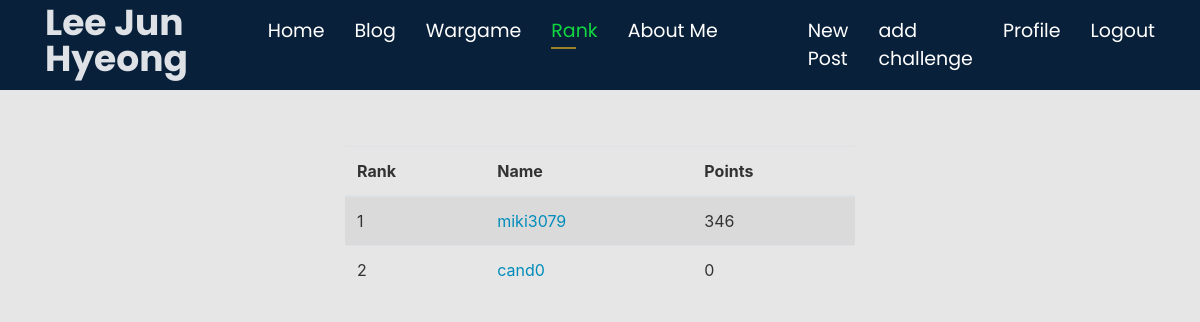
The page /wargame/rank/ (signed in) on the database as committed earlier.
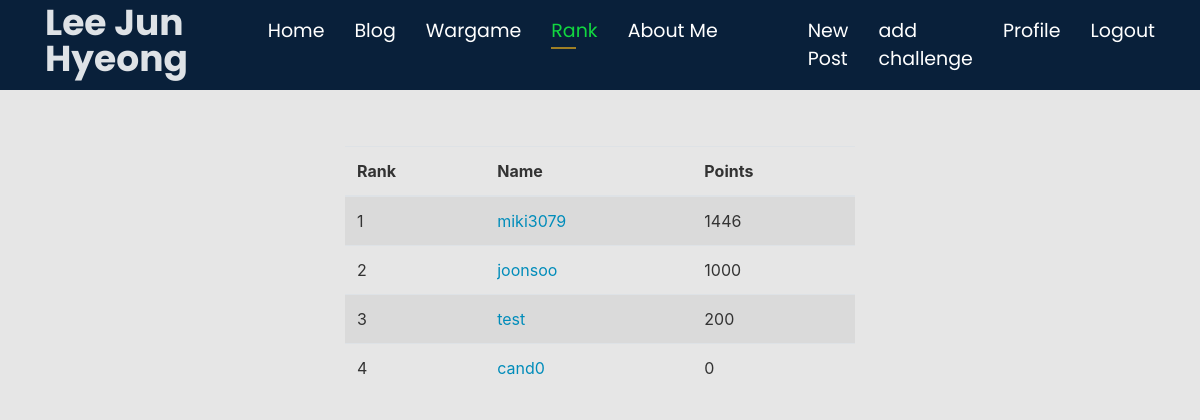
The same page on the database as committed later.
### users/models.py (models this page shows, shortened)
class Profile(models.Model):
    user = models.OneToOneField(User, on_delete=models.CASCADE)
    image = models.ImageField(default='default.jpg', upload_to='profile_pics')
    points = models.IntegerField(default=0)

### challenges/views.py (the view)
# urls.py: path('rank/', views.rank, name="rank")
@login_required(login_url="/login/")
def rank(request) :
    current_user = request.user
    profile_list = Profile.objects.order_by("-points") & Profile.objects.filter(~Q(user=1)) & Profile.objects.filter(~Q(user=3))
    my_rank = Profile.objects.filter(user=current_user)
    return render(request, 'rank.html', {'profile_list':profile_list, 'my_rank':my_rank})

### challenges/templates/rank.html
{% extends "blog/base.html" %}
{% block content %}
<div class="container">
		<div id="score">
			<div class="table-responsive">
				<table class="table table-striped">
					<thead>
						<tr>
							<th>Rank</th>
							<th>Name</th>
							<th>Points</th>
						</tr>
					</thead>
					<tbody>
						{% for t in profile_list %}
						<tr>
							<td>
								{{ forloop.counter }}
							</td>
							<td>
								<a href="{{ t.user }}" style="color: #008cba;">{{ t.user }}</a>
							</td>
							<td>
								{{ t.points }}
							</td>
						</tr>
						{% endfor %}
					</tbody>
				</table>
			</div>
		</div>
	</div>
{% endblock %}

Rows that differ between the two databases and show on the page:
changed Profile "miki3079": points "346" → "1446"
added Profile: user "joonsoo", points "1000"
added Profile: user "test", points "200"
